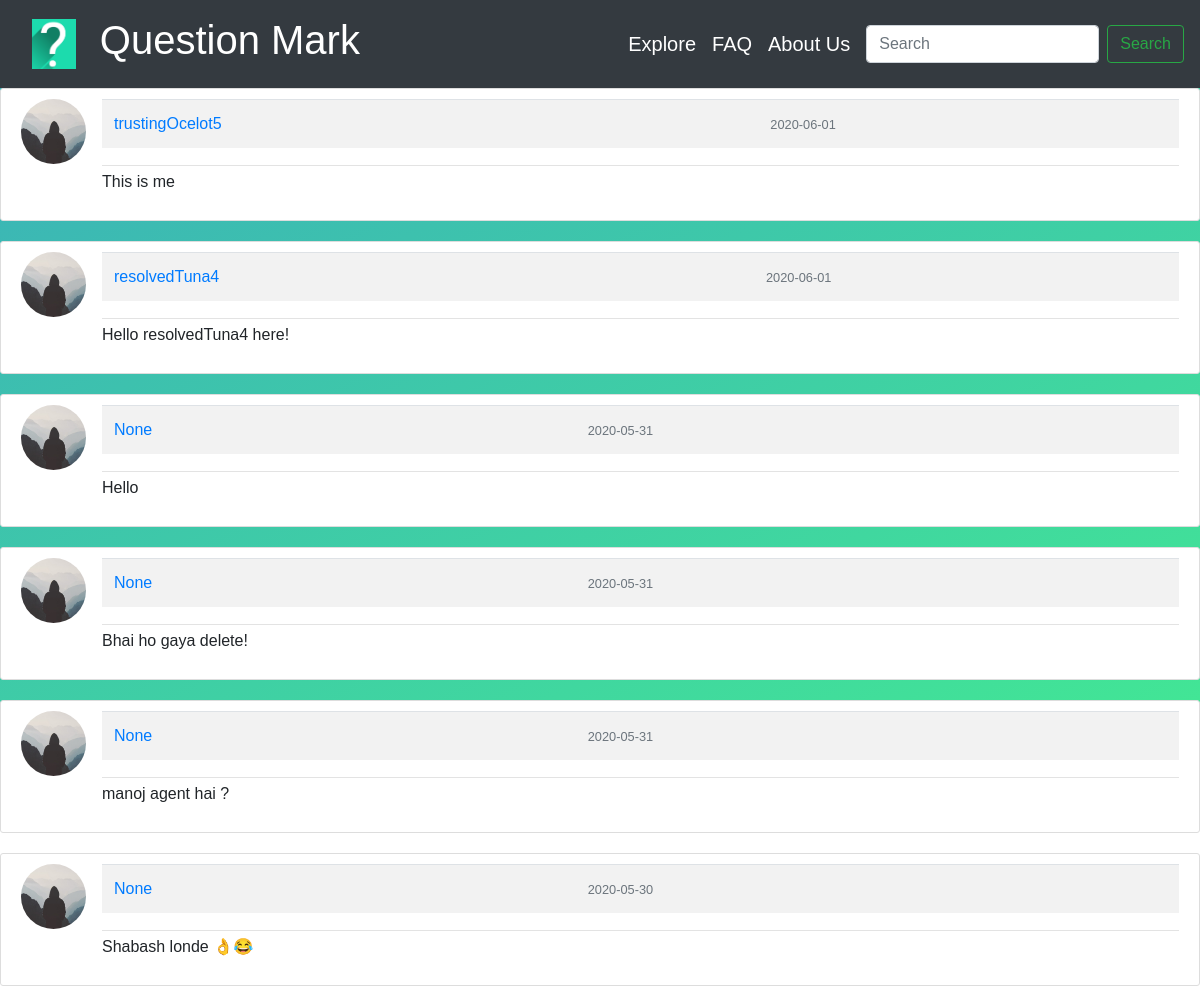
Before: /explore with the older database file.
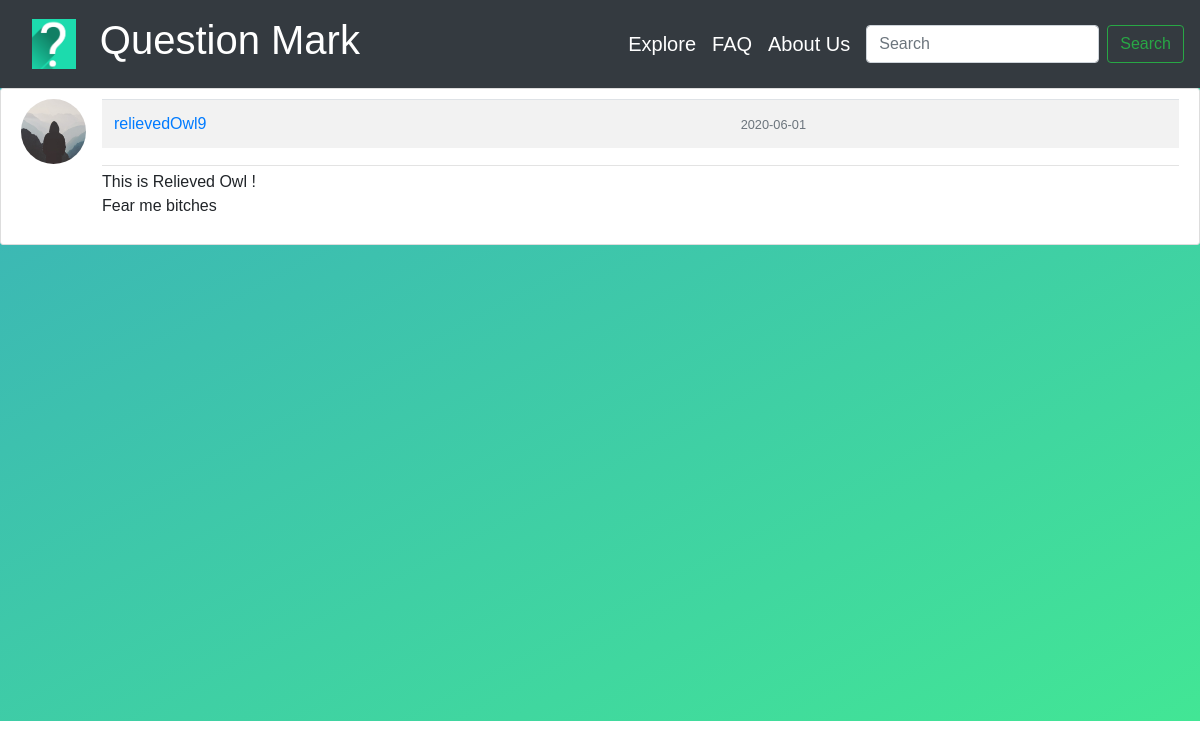
After: the same page with the newer database file.
### Question_Mark/models.py (models this page shows, shortened)
class Questions(db.Model):
    id = db.Column(db.Integer, primary_key=True)
    question = db.Column(db.Text, nullable=False)
    date_posted = db.Column(db.DateTime, nullable=False, default=datetime.utcnow)
    user_id = db.Column(db.Integer, db.ForeignKey('user.id'), nullable=False)

class User(db.Model, UserMixin):
    id = db.Column(db.Integer, primary_key=True)
    first_name = db.Column(db.String(30), unique=False, nullable=False)
    last_name = db.Column(db.String(30), unique=False, nullable=False)
    username = db.Column(db.String(30), unique=True, nullable=False)
    email = db.Column(db.String(120), unique=True, nullable=False)
    image_file = db.Column(db.String(20), nullable=False, default='default.jpg')
    password = db.Column(db.String(60), nullable=False)
    questions = db.relationship('Questions', backref='author', lazy=True)

### Question_Mark/routes.py (the view)
@app.route("/explore", methods=['GET','POST'])
def explore():
    values = Questions.query.order_by(Questions.date_posted.desc())
    return render_template('explore.html', title='Explore', values=values)

### Question_Mark/templates/explore.html
{% extends "layout.html" %}
{% block head %} <link rel="stylesheet" href={{url_for('static', filename='style_questions.css') }}>
{% endblock head %}
{%block content %}
{% for item in values %}
<article class="media content-section-ex">
  <img
    class="rounded-circle article-img"
    src="{{ url_for('static', filename='default.jpg') }}"
  />
  <div class="media-body">
    <div class="article-metadata">
      <table class="table table-striped">
        <tr>
          <td>
            <a
              class="mr-2"
              href="user_posts/{{ item.author.username }}"
              >{{ item.author.username }}</a
            >
          </td>
          <td>
            <small class="text-muted"
              >{{ item.date_posted.strftime('%Y-%m-%d') }}</small
            >
          </td>
        </tr>
      </table>
    </div>
    <p class="article-content">{{ item.question }}</p>
  </div>
</article>
{% endfor %} {% endblock content %}

### Question_Mark/templates/layout.html (shortened to what this page needs)
<!DOCTYPE html>
<html>
<head>
    <link rel="stylesheet" href="https://stackpath.bootstrapcdn.com/bootstrap/4.4.1/css/bootstrap.min.css"
>
    {% block head %}{% endblock head %}
</head>
<body>
    <nav class="navbar navbar-expand-sm bg-dark navbar-dark justify-content-end">
        <a class="nav-link" href={{ url_for("home") }} title="Take a tour of our website!">
            <img id="brand-image" alt="Website Logo" src={{ url_for('static', filename='logo.png') }}></div>
        </a>
        <div class="collapse navbar-collapse flex-grow-0 ml-0 mr-5 mb-auto mt-0" id="navbarSupportedContent">
            <ul class="nav navbar-nav navbar-right">
                <li class="nav-item active">
                    <a class="nav-link" href={{ url_for("home") }} title="Take a tour of our website!">
                        <h1>Question Mark</h1>
                    </a>
                </li>
            </ul>
        </div>
        <div class="collapse navbar-collapse flex-grow-0 ml-auto mr-2 mt-2" id="navbarSupportedContent">
            <ul class="nav navbar-nav navbar-right">
                <li class="nav-item active">
                    <a class="nav-link" href={{ url_for("explore") }} title="Take a tour of our website!">
                        <h5>Explore</h5>
                    </a>
                </li>
                <li class="nav-item active">
                    <a class="nav-link" href={{ url_for("faq") }} title="Got queries? Just ask them here!">
                        <h5>FAQ</h5>
                    </a>
                </li>
                <li class="nav-item active">
                    <a class="nav-link" href={{ url_for("about") }} title="Know more about us!">
                        <h5>About Us</h5>
                    </a>
                </li>
            </ul>
        </div>
        <form class="form-inline">
            <input class="form-control mr-sm-2" type="search" placeholder="Search" aria-label="Search"
                title="Type your question here!">
            <button class="btn btn-outline-success my-2 my-sm-0" type="submit"
                title="Search your question!">Search</button>
        </form>
    </nav>
    <div id="grad">
        {% block content %}
        {% endblock content%}
    </div>
</body>
</html>

### Question_Mark/static/style_questions.css (style rules this page uses)
.content-section-ex { background: #ffffff !important; padding: 10px 20px; border: 1px solid #dddddd; border-radius: 3px; margin-bottom: 20px; }
.article-content { white-space: pre-line; }
.article-img { height: 65px; width: 65px; margin-right: 16px; }
.article-metadata { padding-bottom: 1px; margin-bottom: 4px; border-bottom: 1px solid #e3e3e3 }
#grad { height: 800px; background-color: #ffffff; background-image: linear-gradient(to bottom right, #3bb2b8, #42e695); }

### Question_Mark/templates/layout.html (style rules this page uses)
#grad { height: 633px; background-color: #ffffff; background-image: linear-gradient(to bottom right, #3bb2b8, #42e695); position: relative; }
body { box-sizing: border-box; font-family: sans-serif; }
#brand-image { height: 50px; }

Changed rows visible on the page:
removed Questions: author.username "trustingOcelot5", date_posted "2020-06-01", question "This is me"
removed Questions: author.username "resolvedTuna4", date_posted "2020-06-01", question "Hello resolvedTuna4 here!"
removed Questions: author.username "None", date_posted "2020-05-31", question "Hello"
removed Questions: author.username "None", date_posted "2020-05-31", question "Bhai ho gaya delete!"
removed Questions: author.username "None", date_posted "2020-05-31", question "manoj agent hai ?"
removed Questions: author.username "None", date_posted "2020-05-30", question "Shabash londe 👌😂"
added Questions: author.username "relievedOwl9", date_posted "2020-06-01", question "This is Relieved Owl ! Fear me bitches"
